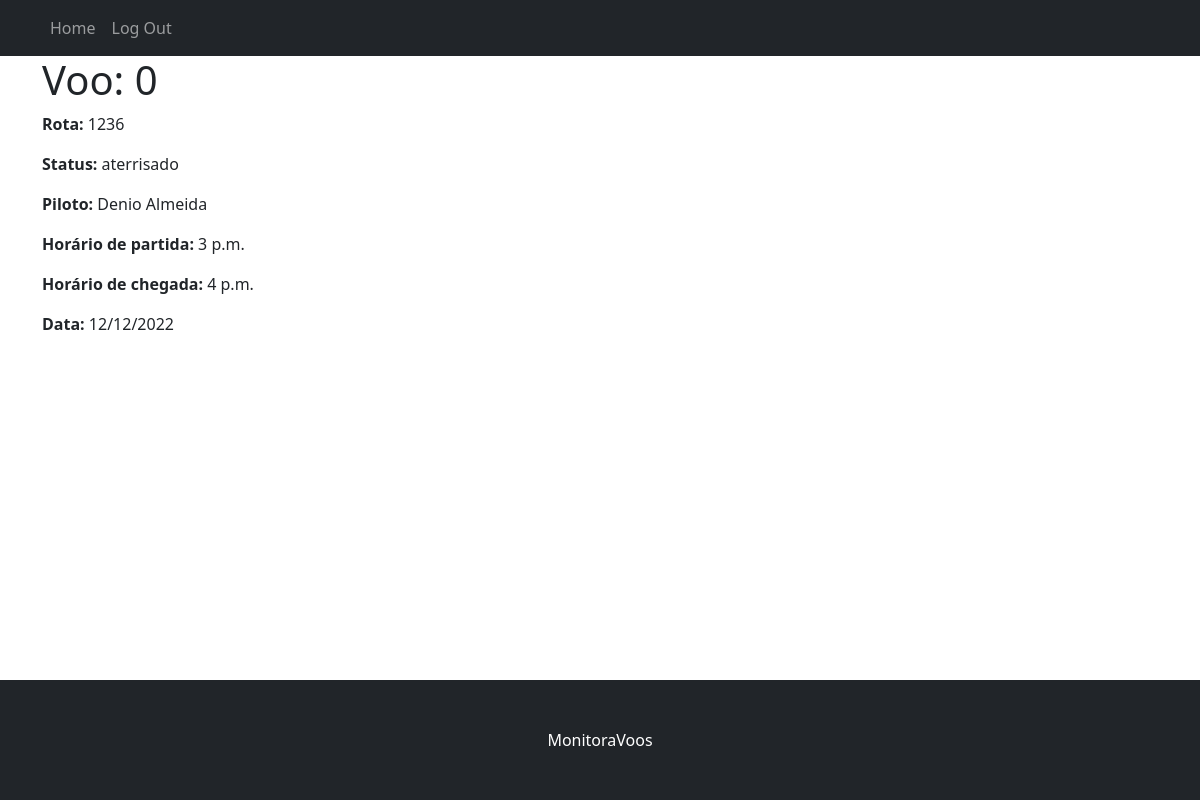
The page /crud/consultar-voos/0 (signed in) on the database as committed earlier.
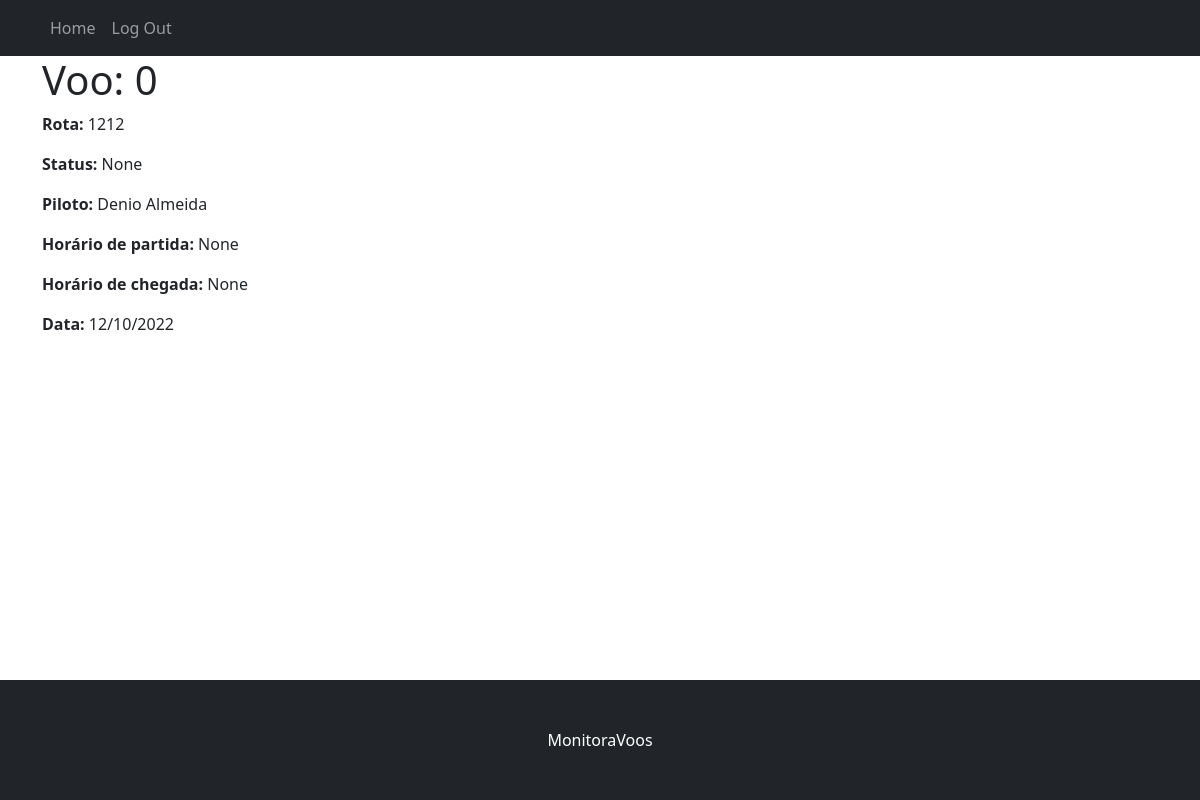
The same page on the database as committed later.
### rota/models.py (models this page shows, shortened)
class Voo(models.Model):
    STATUS_POSSIVEIS = (
        ('em', 'embarcando'),
        ('ca', 'cancelado'),
        ('pr', 'programado'),
        ('ta', 'taxiando'),
        ('pt', 'pronto'),
        ('ao', 'autorizado'),
        ('vo', 'em_voo'),
        ('at', 'aterrisado')
    )
    rota = models.ForeignKey(Rota, on_delete=models.CASCADE, null=True)
    id = models.IntegerField(primary_key=True)
    status = models.CharField(max_length=2, null=True, blank=True, choices=STATUS_POSSIVEIS)
    piloto = models.CharField(max_length=20, null=False)
    hora_partida = models.TimeField(auto_now=False, null=True, blank=True)
    hora_chegada = models.TimeField(auto_now=False, null=True, blank=True)
    data = models.DateTimeField(null=True)
    class Meta:
        db_table = 'voos'

class Rota(models.Model):
    id = models.IntegerField(primary_key=True)
    codigo = models.CharField(max_length=15, null = False, unique = True)
    aeroporto_partida = models.CharField(max_length=200, null=False)
    aeroporto_chegada = models.CharField(max_length=200, null=False)
    hora_partida_prevista= models.TimeField(auto_now=False)
    hora_chegada_prevista= models.TimeField(auto_now=False)
    origem = models.CharField(max_length=20, null=False)
    destino = models.CharField(max_length=20, null=False)
    aeronave = models.CharField(max_length=20, null=False)
    companhia_aerea = models.CharField(max_length=20, null=False)
    class Meta:
        db_table = 'rotas'

### rota/views.py (the view)
# urls.py: path('crud/consultar-voos/<int:pk>', views.VooDetailView.as_view(), name='voo-detail'),
class VooDetailView(PermissionRequiredMixin, DetailView):
    permission_required = 'rota.add_rota'
    model = Voo
    template_name = 'crud/consultar_voos/voo_detail.html'

### templates/crud/consultar_voos/voo_detail.html (shortened to what this page needs)
{% extends "base.html" %}
{% block content %}
    <h1>Voo: {{ voo.id }}</h1>
    <p><strong>Rota:</strong> {{ voo.rota.codigo }}</p>
    <p><strong>Status:</strong> {{ voo.get_status_display }}</p>
    <p><strong>Piloto:</strong> {{ voo.piloto }}</p>
    <p><strong>Horário de partida:</strong> {{ voo.hora_partida }}</p>
    <p><strong>Horário de chegada:</strong> {{ voo.hora_chegada }}</p>
    <p><strong>Data:</strong> {{ voo.data|date:"d/m/Y" }}</p>
    <footer class="py-5 bg-dark fixed-bottom">
        <div class="container px-4"><p class="m-0 text-center text-white">MonitoraVoos</p></div>
    </footer>
{% endblock %}

Rows that differ between the two databases and show on the page:
changed Voo "Denio Almeida": rota.codigo "1236" → "1212"; status "aterrisado" → "None"; hora_partida "3 p.m." → "None"; hora_chegada "4 p.m." → "None"; data "12/12/2022" → "12/10/2022"
